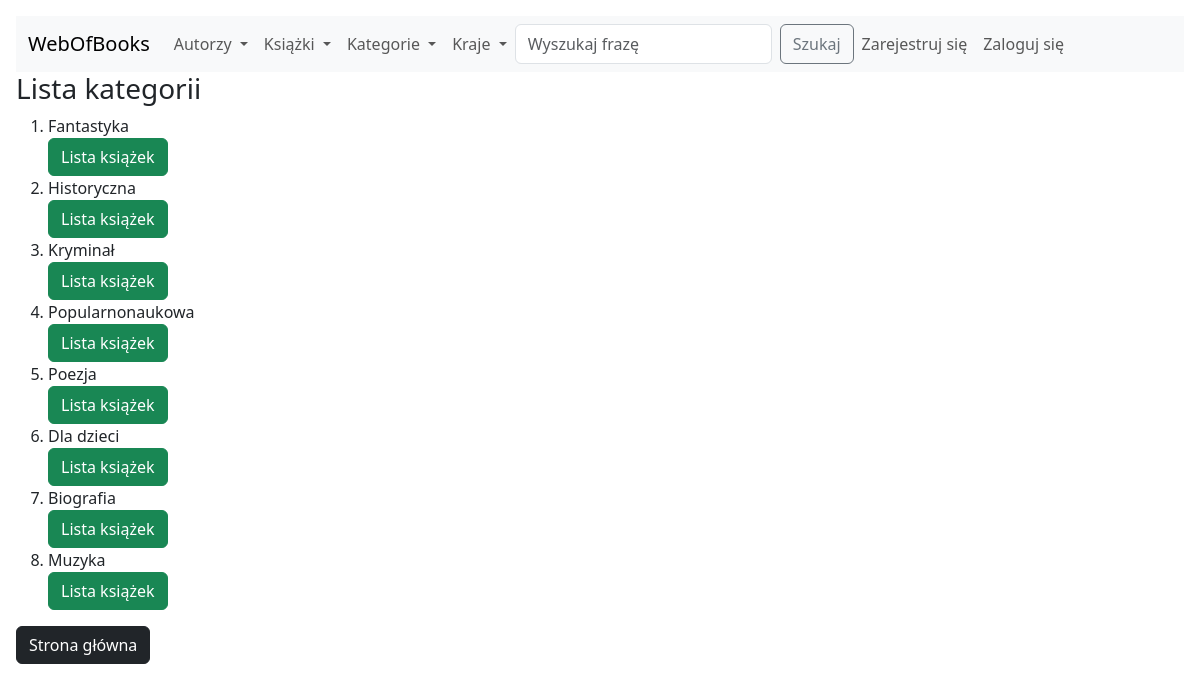
The app's page /webofbooks/categories/ with its own data.
### webofbooks/models.py (models this page shows, shortened)
class Categories(models.Model):
    name = models.CharField(max_length=100)

### webofbooks/views.py (the view)
# urls.py: path('categories/', CategoryView.as_view(), name='categories_list'),
class CategoryView(ListView):
    template_name = 'webofbooks/categories_list.html'
    model = Categories

### webofbooks/templates/webofbooks/categories_list.html (shortened to what this page needs)
<!DOCTYPE html>
<html lang="en">
<head>
</head>
<body>
{% include 'webofbooks/navbar.html' %}
<h3>Lista kategorii</h3>
<ol>
    {% for category in object_list %}
    <li>
        {{ category.name }}
        <div>
            <a href="{% url 'webofbooks:category_detail' category.id%}"><button type="button" class="btn btn-success">Lista książek</button></a>
        </div>
    </li>
    {% endfor %}
</ol>
<p><a href="{% url 'webofbooks:homepage' %}"><button type="button" class="btn btn-dark">Strona główna</button></a></p>
</body>
</html>

### records on screen
Categories: name "Fantastyka"
Categories: name "Historyczna"
Categories: name "Kryminał"
Categories: name "Popularnonaukowa"
Categories: name "Poezja"
Categories: name "Dla dzieci"
Categories: name "Biografia"
Categories: name "Muzyka"
